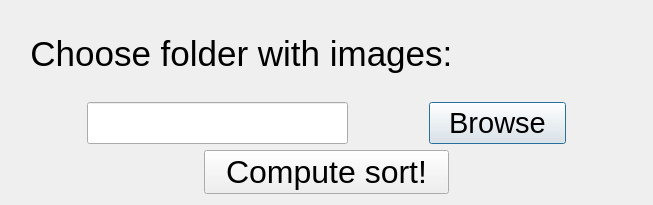
<?xml version="1.0" encoding="UTF-8"?>
<ui version="4.0">
 <class>Preferences</class>
 <widget class="QDialog" name="Preferences">
  <property name="geometry">
   <rect>
    <x>0</x>
    <y>0</y>
    <width>653</width>
    <height>205</height>
   </rect>
  </property>
  <property name="windowTitle">
   <string>Preferences</string>
  </property>
  <property name="modal">
   <bool>true</bool>
  </property>
  <layout class="QVBoxLayout" name="verticalLayout">
   <item>
    <layout class="QHBoxLayout" name="horizontalLayout">
     <item>
      <widget class="QLabel" name="infoLabel">
       <property name="font">
        <font>
         <pointsize>26</pointsize>
        </font>
       </property>
       <property name="text">
        <string>  Choose folder with images:</string>
       </property>
      </widget>
     </item>
    </layout>
   </item>
   <item>
    <layout class="QHBoxLayout" name="horizontalLayout_3">
     <item>
      <spacer name="horizontalSpacer_3">
       <property name="orientation">
        <enum>Qt::Horizontal</enum>
       </property>
       <property name="sizeHint" stdset="0">
        <size>
         <width>5</width>
         <height>0</height>
        </size>
       </property>
      </spacer>
     </item>
     <item>
      <widget class="QLineEdit" name="pathToBaseFolder">
       <property name="font">
        <font>
         <pointsize>22</pointsize>
        </font>
       </property>
       <property name="maxLength">
        <number>32000</number>
       </property>
      </widget>
     </item>
     <item>
      <spacer name="horizontalSpacer_4">
       <property name="orientation">
        <enum>Qt::Horizontal</enum>
       </property>
       <property name="sizeHint" stdset="0">
        <size>
         <width>40</width>
         <height>20</height>
        </size>
       </property>
      </spacer>
     </item>
     <item>
      <widget class="QPushButton" name="browseButton">
       <property name="font">
        <font>
         <pointsize>22</pointsize>
        </font>
       </property>
       <property name="text">
        <string>  Browse  </string>
       </property>
      </widget>
     </item>
     <item>
      <spacer name="horizontalSpacer_5">
       <property name="orientation">
        <enum>Qt::Horizontal</enum>
       </property>
       <property name="sizeHint" stdset="0">
        <size>
         <width>40</width>
         <height>20</height>
        </size>
       </property>
      </spacer>
     </item>
    </layout>
   </item>
   <item>
    <layout class="QHBoxLayout" name="horizontalLayout_2">
     <item>
      <spacer name="horizontalSpacer">
       <property name="orientation">
        <enum>Qt::Horizontal</enum>
       </property>
       <property name="sizeHint" stdset="0">
        <size>
         <width>40</width>
         <height>20</height>
        </size>
       </property>
      </spacer>
     </item>
     <item>
      <widget class="QPushButton" name="sortingAction">
       <property name="font">
        <font>
         <pointsize>24</pointsize>
        </font>
       </property>
       <property name="text">
        <string>  Compute sort!  </string>
       </property>
      </widget>
     </item>
     <item>
      <spacer name="horizontalSpacer_2">
       <property name="orientation">
        <enum>Qt::Horizontal</enum>
       </property>
       <property name="sizeHint" stdset="0">
        <size>
         <width>40</width>
         <height>20</height>
        </size>
       </property>
      </spacer>
     </item>
    </layout>
   </item>
  </layout>
 </widget>
 <tabstops>
  <tabstop>sortingAction</tabstop>
 </tabstops>
 <resources/>
 <connections>
  <connection>
   <sender>sortingAction</sender>
   <signal>clicked()</signal>
   <receiver>Preferences</receiver>
   <slot>accept()</slot>
   <hints>
    <hint type="sourcelabel">
     <x>625</x>
     <y>209</y>
    </hint>
    <hint type="destinationlabel">
     <x>435</x>
     <y>77</y>
    </hint>
   </hints>
  </connection>
 </connections>
</ui>
